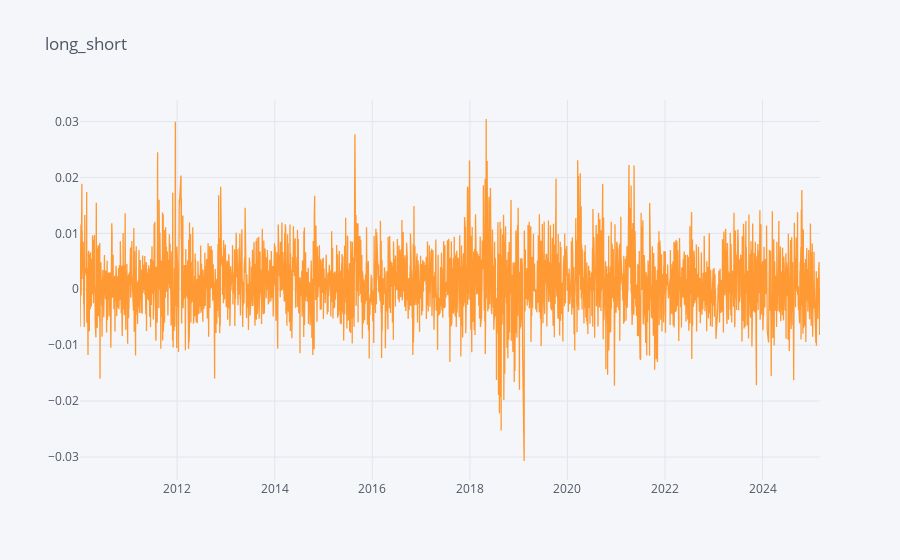

The cell this chart's notebook holds for it:
### Code cell
import re

def find_active_cb_for_stock(stock_ticker, rebal_date, cb_ret, lookback_days=5):
    pattern = re.compile(rf'^{stock_ticker}(\d+)\s?.*$')

    possible_cbs = []
    for cb_col in cb_ret.columns:
        m = pattern.match(cb_col)
        if m:
            digits_str = m.group(1)
            digits_val = int(digits_str)
            possible_cbs.append((cb_col, digits_val))

    if not possible_cbs:
        return None

    if rebal_date not in cb_ret.index:
        return None

    idx_loc = cb_ret.index.get_loc(rebal_date)
    end_loc = idx_loc + (lookback_days - 1)
    if end_loc >= len(cb_ret.index):
        return None

    valid_cbs = []
    for cb_col, digits_val in possible_cbs:
        sub_series = cb_ret.iloc[idx_loc:end_loc+1][cb_col]
        if sub_series.notna().all() and not sub_series.eq(0).all():
            valid_cbs.append((cb_col, digits_val))

    if not valid_cbs:
        return None

    # 若要取後面數字最大的
    best = max(valid_cbs, key=lambda x: x[1])
    return best[0] 

def calculate_return_series(
    ret, Top_n, Low_N, AUM, adj_close, exp_ret,
    cb_ret=None, cb_adj_close=None, cb_exp_ret=None,
    stop_loss_threshold=-0.1,
    lookback_days=5,bench_exp_ret = None
):

    month_end_dates = ret.groupby(ret.index.to_period('W')).tail(1).index
    ret = ret.rolling(window=20, min_periods=1).mean().dropna()

    def fill_signal(signal, weight):
        filled_signal = pd.DataFrame(index=weight.index, columns=weight.columns)
        first_date = month_end_dates[0]
        filled_signal.loc[:first_date] = signal.loc[first_date].values
        for i in range(len(month_end_dates) - 1):
            current_date, next_date = month_end_dates[i], month_end_dates[i + 1]
            date_range = weight.loc[current_date:next_date].index
            filled_signal.loc[date_range] = signal.loc[current_date].values
        return filled_signal.dropna(how='all')

    ranking_desc = ret.rank(axis=1, ascending=False, method='first') 
    ranking_asc  = ret.rank(axis=1, ascending=True,  method='first')
    top_signal    = (ranking_desc <= Top_n).astype(int)
    bottom_signal = (ranking_asc  <= Low_N).astype(int)*(-1)
    combined_signal = top_signal + bottom_signal

    signal_bool = {"long_short": combined_signal}
    
    filled_signals = {
        k: fill_signal(v, ret)
        for k, v in signal_bool.items()
    }
    # -------------------------------
    # (3) 在 rebalancing 日檢查: 若該股票有活躍可轉債 => 用可轉債
    if (cb_ret is not None) and (cb_adj_close is not None) and (cb_exp_ret is not None):
        for day in filled_signals['long_short'].index:
            if day not in month_end_dates:
                continue

            active_stocks = filled_signals['long_short'].loc[day]
            active_stocks = active_stocks[active_stocks != 0].index  # 只取有訊號的股票
            for stock_ticker in active_stocks:
                cb_col = find_active_cb_for_stock(
                    stock_ticker, day, cb_ret=cb_ret, lookback_days=lookback_days
                )
                print(f'{day}: {stock_ticker} => {cb_col}')
                if cb_col is not None:
                    # 轉移訊號: 原本 stock_ticker => cb_col
                    val = filled_signals['long_short'].at[day, stock_ticker]
                    # 清掉原股票
                    filled_signals['long_short'].at[day, stock_ticker] = 0
                    # 若 cb_col 不在 columns, 先補一欄
                    if cb_col not in filled_signals['long_short'].columns:
                        filled_signals['long_short'].loc[:, cb_col] = 0.0
                    # 設定訊號
                    filled_signals['long_short'].at[day, cb_col] = val

                    # 同時, 需要確保 adj_close, exp_ret 也有 cb_col
                    # 若沒有, 則把 cb_adj_close[cb_col], cb_exp_ret[cb_col] 填到相同 DataFrame
                    if cb_col not in adj_close.columns:
                        adj_close[cb_col] = cb_adj_close[cb_col]
                    if cb_col not in exp_ret.columns:
                        exp_ret[cb_col] = cb_exp_ret[cb_col]

                    if cb_col in adj_close.columns and cb_col in exp_ret.columns:
                        print(f"Before weighting, {cb_col} price stats:\n", adj_close[cb_col].describe())
                        print(f"Before weighting, {cb_col} exp_ret stats:\n", exp_ret[cb_col].describe())
    # -------------------------------
    # (4) 計算權重 (W_df)
    # -------------------------------
    W_df = {
        k: (signal.astype(int) / (Top_n + Low_N)) 
        for k, signal in filled_signals.items()
    }

    def calculate_weighting(W):
        weighting = ((np.floor((W * AUM) / (1000 * adj_close))) * (1000 * adj_close)) / AUM
        weighting.replace({0: np.nan}, inplace=True)
        return weighting

    weightings = {
        k: calculate_weighting(W) 
        for k, W in W_df.items()
    }
    # -------------------------------
    # (5) 停損
    # -------------------------------
    for idx in weightings['long_short'].index:
        daily_ret_series = exp_ret.loc[idx]
        stop_stocks = daily_ret_series[daily_ret_series <= stop_loss_threshold].index
        weightings['long_short'].loc[idx, stop_stocks] = 0.0

    # -------------------------------
    # (6) 計算每日組合報酬
    # -------------------------------
    def calculate_return(weighting):
        delta_weighting = weighting.diff()
        # 買入費用(買=delta>0)
        day_buy_fee  = delta_weighting[delta_weighting > 0] * (0.001425 * 0.3 + 0.003)
        # 賣出費用(賣=delta<0)
        day_sell_fee = delta_weighting[delta_weighting < 0].abs() * (0.001425 * 0.3)
        return ((weighting * exp_ret) - day_buy_fee.fillna(0) - day_sell_fee.fillna(0)).sum(axis=1)

    return_series = {
        k: calculate_return(weighting) 
        for k, weighting in weightings.items()
    }

    for k, v in return_series.items():
        v.iplot(title=k)

    bt_ret = pd.concat({
        'ls_return_cb': return_series['long_short'],
        'benchmark': bench_exp_ret.reindex(exp_ret.index).fillna(0),
    }, axis=1).loc['2020':].iloc[:-2] 

    return bt_ret, weightings

bt_ret1, weightings1 = calculate_return_series(
    ret=pre_ret,
    Top_n=top_n,
    Low_N=low_n,
    AUM=AUM,
    adj_close= Data_dict['Adj_Close'][pool],
    exp_ret=exp_ret[pool],
    cb_ret=cb_ret,
    cb_adj_close=cb_adj_close,
    cb_exp_ret=cb_exp_ret,
    stop_loss_threshold=-0.05,
    lookback_days=5,
    bench_exp_ret=bench_exp_ret
)

### Figure 1 — Plotly figure (JSON) as saved in the notebook; plotly's stock layout.template omitted (floating-point values rounded to 4 significant figures; data arrays with more than 128 entries replaced by an {"elided": "..."} marker saying what was removed)
{"data": [{"line": {"color": "rgba(255, 153, 51, 1.0)", "dash": "solid", "shape": "linear", "width": 1.3}, "mode": "lines", "name": "None", "text": "", "type": "scatter", "x": {"elided": "3719 str values"}, "y": {"elided": "3719 float values"}}], "layout": {"legend": {"bgcolor": "#F5F6F9", "font": {"color": "#4D5663"}}, "paper_bgcolor": "#F5F6F9", "plot_bgcolor": "#F5F6F9", "title": {"font": {"color": "#4D5663"}, "text": "long_short"}, "xaxis": {"gridcolor": "#E1E5ED", "showgrid": true, "tickfont": {"color": "#4D5663"}, "title": {"font": {"color": "#4D5663"}, "text": ""}, "zerolinecolor": "#E1E5ED"}, "yaxis": {"gridcolor": "#E1E5ED", "showgrid": true, "tickfont": {"color": "#4D5663"}, "title": {"font": {"color": "#4D5663"}, "text": ""}, "zerolinecolor": "#E1E5ED"}}}
